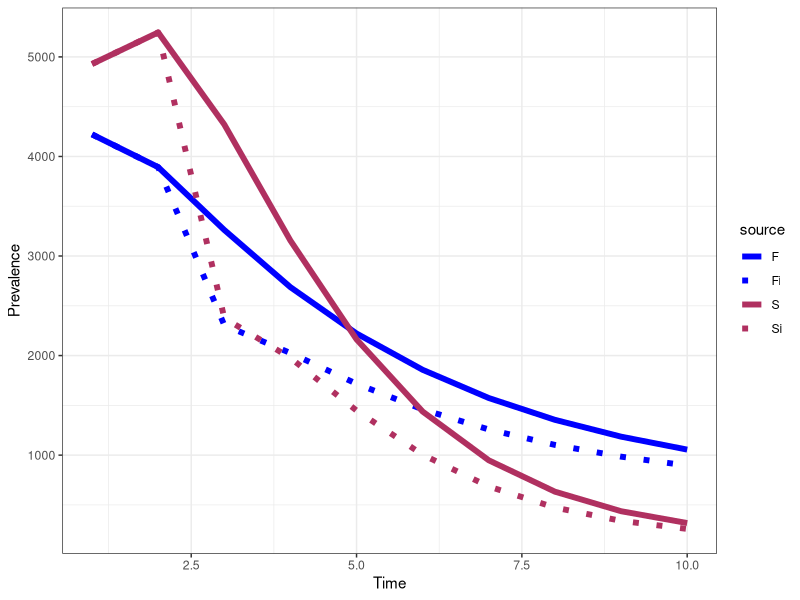

The R source for this figure:
# CF McQuaid & RMGJ Houben
# Start 21/04/2017 ---> current version after revision with Hanif 18/05/2017
# Cohort model of TB including regression and a slow stream
########################################
#                                      #
#                        M             # M - Death (due to disease)
#                       ^ ^            #
#                      /   \           #
#      -> Q <-> S <-> C <-> Y          # Q - Failed granuloma, S - Subclinical, C - Minimal (C+S-), Y - Disseminated (C+S+, symptomatic)
#     /    \    ^                      #
#    E       \  |                      # E - Exposed
#     \        \v                      #
#      -> K <-> Z                      # K - Controlled granuloma, Z- Leaky granuloma,
#         |                            #
#         v                            #
#         R                            # R - Sterilized granuloma (self-cure)
#                                      #
########################################
##set wd depending on who is coding/playing
setwd("C:/Users/cfmcquaid/Simulations")
#setwd("/Users/ReinHouben/Filr/ifolder/Applications (funding and jobs)/2016 - ERC starting grant/Rmodel_nathis/NatHistCoh")

### URL for how to upload changes: http://r-bio.github.io/intro-git-rstudio/
### to pull in Finn's version - type in shell: git pull upstream master
### to push my version - create pull request to Finn:  
#       commit (remember to tick box), then push
#       goto Github, pull requests, create pull request, if merge can be done on auto, just complete
#       Alternatively Finn complete pull request (he does not get email notification)
# Finn to just click push. Job done

#Next steps
# 1. get the prop inc disease after 5 years to 5%
###   How: play with Eq values, OR increase progression parameters
# 2. achieve 1 + start higher and sharper decrease in early years
###   How: change initial states to more realistic point, based on what prev of disease would be at screening
###   Also increase progression rates, while decreasing proportion that goes into the fast pathway
# OTHER NEXT STEPS - 8th May 2017
##  ?can we calculate in model how often (on average) people would come in and out of states over course of say 2 years?
##  ?Can we calculate average time in compartment in each step visit? Should be simple competing risk model right?

library("reshape2"); library("deSolve"); library("ggplot2"); library("plyr");
# Parameter sets: Average (), Wax (regression), Slow (slow), Full (regression, slow)
# Ax - rate from compartment A to compartment X, Omega - background mortality


# No regression: 1/Cy + 1/Ym = 3 years, Ym = 0.5 (0.3 death 0.2 self-cure), therefore Cy = 1. NOTE: 70% die, 30% self-cure
# Regression: 1/(Yc + Ym) = 0.5 years, Ym = 0.5 (as above), therefore Yc = 1.5.
# Regression: 1/(Cy + Cs) = 0.5 years. Assume ratio 2:1 for Cy:Cs, therefore Cs = 2/3
paramS <- c(Eq=0.10, Qs=1.50, Qz=0.00, Kz=0.01, Kr=0.10, Sc=1.00, Sq=0.00, Sz=0.00, Zk=0.00, Zs=0.00, Zq=0.01, Cy=1.00, Cs=0.00, Cm=0.10, Ym=0.50, Yc=0.00)
paramF <- c(Eq=0.10, Qs=2.50, Qz=0.00, Kz=0.02, Kr=0.10, Sc=2.00, Sq=1.00, Sz=0.01, Zk=0.01, Zs=0.00, Zq=0.02, Cy=2.00, Cs=1.00, Cm=0.10, Ym=0.60, Yc=2.0)
# Initial states of compartments
state <- c(E=100000, Q=0, K=0, S=0, Z=0, C=0, Y=0, R=0, M=0)
# Timespan for simulation
times <- seq(0, 10, by = 1)
# Timespan for burn
timeb <- 1
# Timespan for intervention
timei <- 2
# Timespan for tornado
timet <- 5
# ODE function
regr <- function(t, state, parameters){
  with(as.list(c(state, parameters)), {
   # rates of change
   dE <- - 10*E
   dQ <- + 10*Eq*E + Sq*S + Zq*Z - (Qs + Qz)*Q
   dK <- + 10*(1 - Eq)*E + Zk*Z - (Kz + Kr)*K
   dS <- + Qs*Q + Cs*C + Zs*Z - (Sc + Sq + Sz)*S
   dZ <- + Kz*K + Sz*S + Qz*Q - (Zk + Zs + Zq)*Z
   dC <- + Sc*S + Yc*Y - (Cs + Cy + Cm)*C
   dY <- + Cy*C -(Yc + Ym)*Y
   dR <- + Kr*K
   dM <- + Ym*Y + Cm*C
   # return the rate of change
   list(c(dE, dQ, dK, dS, dZ, dC, dY, dR, dM))
  })
}
# Burn off the first tb years to establish the proportion of individuals in each compartment, removing diseased
burn <- function(tb, state, fxn, parameters){
  if (tb>0){
  out <- ode(y = state, times = seq(0, tb, by = 1), func = fxn, parms = parameters)
  stateb <- c(out[tb+1, 2], out[tb+1, 3], out[tb+1, 4], out[tb+1, 5], out[tb+1, 6], out[tb+1, 7], Y=0, out[tb+1, 9], M=0)}
  else{stateb <- state}
  return(stateb)
}
# An intervention after ti years moves individuals from Y to R
interv <- function(ti, state, fxn, parameters){
  if (ti>0){
    outi <- ode(y = state, times = seq(0, ti, by = 1), func = fxn, parms = parameters)
    outi <- outi[-1,]
    statei <- c(outi[ti, 2], outi[ti, 3], outi[ti, 4], outi[ti, 5], outi[ti, 6], outi[ti, 7], Y=0, outi[ti, 9]+outi[ti, 8], outi[ti, 10])}
  else{statei <- state
  outi <- numeric()}
  intout <- list("out" = outi,"state" = statei)
  return(intout)
}
# Calculation function
calc <- function(ts, tb, ti, state, fxn, parameters, source){
  stateb <- burn(tb = tb, state = state, fxn = regr, parameters = parameters)
  intout <- interv(ti=ti, state = stateb, fxn = regr, parameters = parameters)
  outi <- as.data.frame(intout$out)
  out <- ode(y = intout$state, times = ts, func = fxn, parms = parameters)
  out <- as.data.frame(out)
  # Removing the first timestep, time zero, and all timesteps after "times"
  out <- out[-1,]
  out$time <- out$time+ti
  out <- rbind(outi,out)
  out <- out[1:10,]
  # Calculating the "interval from conversion" (see Styblo 1991 & TSRU progress report 1967)
  out$int <- parameters["Cy"]*out$C/sum(parameters["Cy"]*out$C)
  out$prev <- out$Y+out$C
  # Formatting the data for plotting - putting into a melted data.fame, with additional columns for the source matrix
  out <- melt(out, id.vars = c("time"))
  out$source <- source
  return(out)
}
# No intervention
outS <- calc(ts = times, tb = timeb, ti=0, state = state, fxn = regr, parameters = paramS, source = "S")
outF <- calc(ts = times, tb = timeb, ti=0, state = state, fxn = regr, parameters = paramF, source = "F")
# Intervention
outSi <- calc(ts = times, tb = timeb, ti=timei, state = state, fxn = regr, parameters = paramS, source = "Si")
outFi <- calc(ts = times, tb = timeb, ti=timei, state = state, fxn = regr, parameters = paramF, source = "Fi")
# Including the data for barplot
time <- c(1, 2, 3, 4, 5, 6, 7, 8, 9, 10); variable <- c("D", "D", "D", "D", "D", "D", "D", "D", "D", "D"); value <- c(0.58, 0.24, 0.08, 0.05, 0.01, 0.01, 0.02, 0.01, 0, 0); source <- c("D", "D", "D", "D", "D", "D", "D", "D", "D", "D")
outD <- data.frame(time, variable, value, source)
out <- rbind(outS, outF,outSi, outFi, outD)
# Plot output
theme_set(theme_bw())
##all scenarios
ggplot(out[out$variable %in% c("prev"), ], aes(time, value, colour=source, linetype=source)) + geom_line(size=2) + scale_linetype_manual(values=c("solid", "dotted","solid", "dotted")) + scale_color_manual(values=c("blue","blue","maroon","maroon")) + labs(x = "Time", y = "Prevalence") #+ facet_wrap(~ variable , scales = "free", nrow = 2)
# ggplot(out[out$variable %in% c("M"), ], aes(x = time, y = value, colour = source)) + geom_bar(data=out[out$variable %in% c("D"), ], stat="identity") + geom_line(size=2) + labs(x = "Time", y = "Incidence") 
# Fitting parameters and state: proportion of individuals diseased after "Otime" years, using parameter set "Osource"
Osource <- "F"; Otime <- 5
Iv <- out[which(out$source == Osource & out$variable == "int" & out$time == Otime), ]


# # # Tornado plot
# range <- 0.01 ##sets range for the change in the parameters
# torn <- function(ts, tb, ti, tt, state, fxn, parameters, source){
#   # Store data
#   data <- rbind(parameters, parameters)
#   rownames(data) <- c('+1%', '-1%')
#   # Compare to default data set
#   out <- calc(ts = ts, tb = tb, ti=ti, state = state, fxn = regr, parameters = parameters, source = source)
#   def <- out[which(out$time ==tt & out$variable == "int"),"value"]
#   for (i in 1:16){
#     # Increasing and decreasing each parameter in turn
#     parametersM = parameters; parametersL = parameters
#     parametersM[i] = parametersM[i] + range*parametersM[i]; parametersL[i] = parametersL[i] - range*parametersL[i]
#     outM <- calc(ts = ts, tb = tb, ti=ti, state = state, fxn = regr, parameters = parametersM, source = source); outL <- calc(ts = ts, tb = tb, ti=ti, state = state, fxn = regr, parameters = parametersL, source = source)
#     outM <- (outM[which(outM$time ==tt & outM$variable == "int"),"value"] - def) / def; outL <- (outL[which(outL$time ==tt & outL$variable == "int"),"value"] - def) / def
#     data[1, i] <- outM; data[2, i] <- outL
#   }
#   return(data)
# }
# data <- torn(ts = times, tb = timeb, ti=timei, tt = timet, state = state, fxn = regr, parameters = paramF, source ="F")
# # For plotting '%' on x-axis
# x <- seq(-0.01,0.01, length=10)
# ORD = order(abs(data[2,] - data[1,]))
# ##order black = increase in parameter, white is decrease in parameter value
# barplot(data[1,ORD], horiz = T, las=1, xlim = c(-0.01,0.01), xaxt='n', ylab = '', beside=T, col=c('black'))
# barplot(data[2,ORD], horiz = T, las=1, xlim = c(-0.01,0.01), xaxt='n', ylab = '', beside=T, col=c('white'), add = TRUE)
# axis(1, at=pretty(x), lab=paste0(pretty(x) * 100," %"), las=TRUE)
